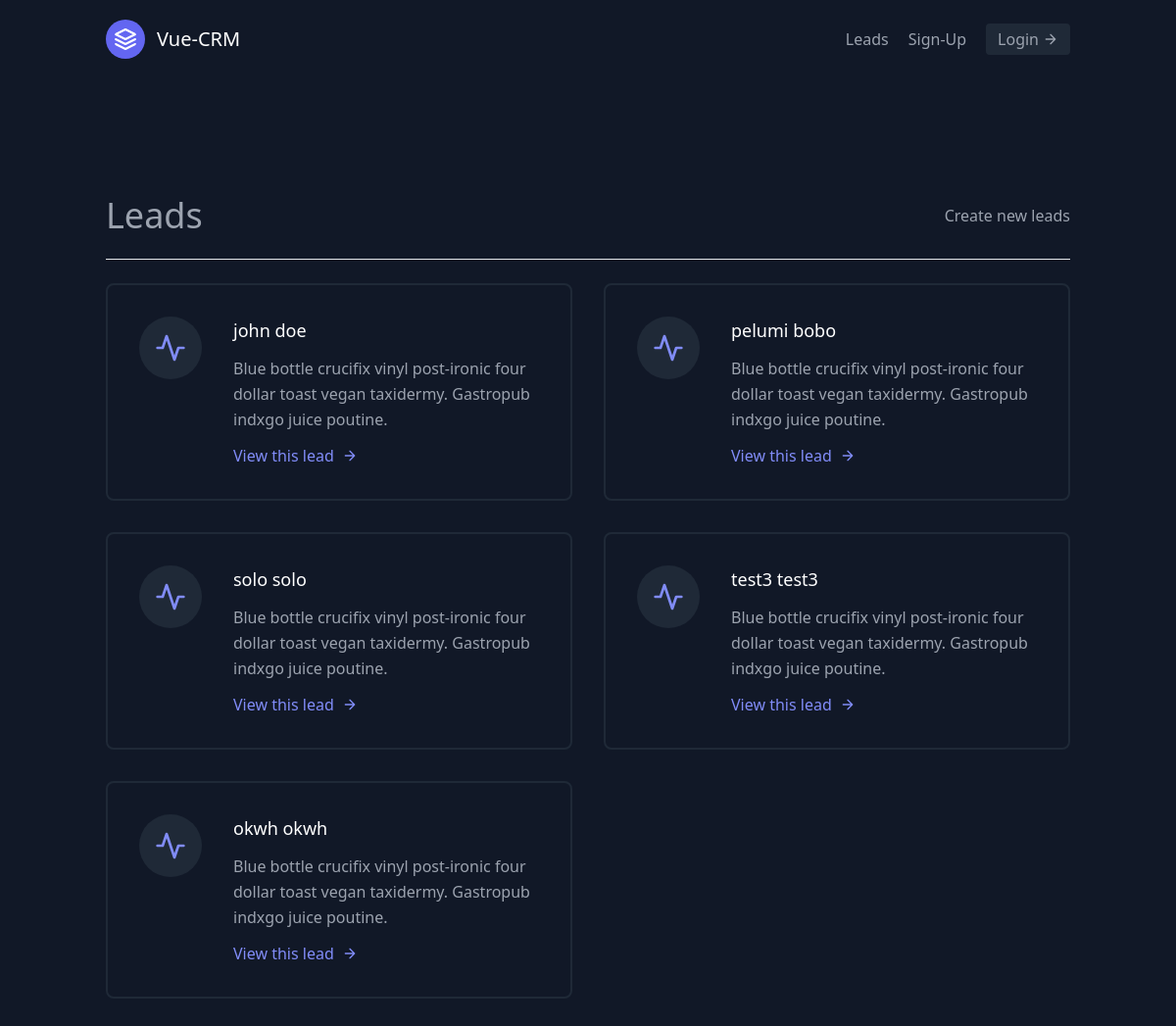
Page /leads/ on the earlier database version.
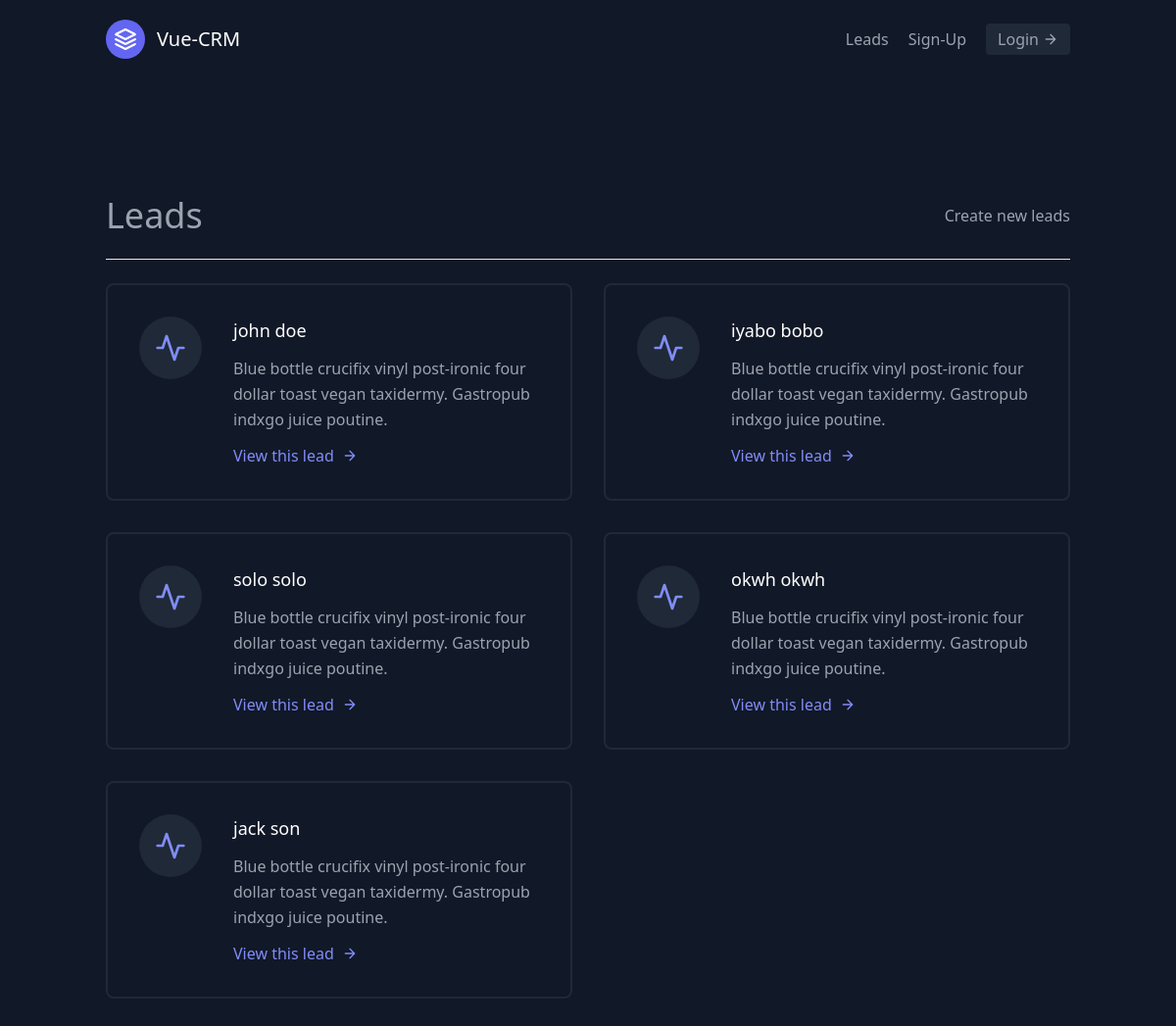
Same page on the later database version.
### leads/models.py (models this page shows, shortened)
class Lead(models.Model):
    first_name = models.CharField(max_length=20)
    last_name = models.CharField(max_length=20)
    age = models.IntegerField(default=0)
    location = models.CharField(max_length=800, blank=True)
    phone_number = models.IntegerField( default='+234')
    agent = models.ForeignKey(Agent, on_delete=models.CASCADE)

### leads/views.py (the view)
# urls.py: path('', views.lead_list, name='lead_list'),
def lead_list(request):
    leads = Lead.objects.all()
    context = {
        'leads':leads
    }
    return render(request, 'leads/lead_list.html', context)

### leads/templates/leads/lead_list.html
{% extends 'base.html' %}
{% block content %}
<section class="text-gray-400 bg-gray-900 body-font">
  <div class="container px-5 py-24 mx-auto flex flex-wrap">
        <div class=" w-full mb-6 py-6  flex justify-between items-center border-b border-gray-200" >
                <div>
                    <h1 class="text-4xl text-white-800">
                        Leads
                    </h1>
                </div>
                <div>
                    <a class="text-white-500 hover:text-blue-500" href="{% url 'leads:lead_create' %}">Create new leads</a>
                </div>
        </div>
            <br>
    <div class="flex flex-wrap -m-4">
    {% for lead in leads %}
      <div class="p-4 lg:w-1/2 md:w-full">
        <div class="flex border-2 rounded-lg border-gray-800 p-8 sm:flex-row flex-col">
          <div class="w-16 h-16 sm:mr-8 sm:mb-0 mb-4 inline-flex items-center justify-center rounded-full bg-gray-800 text-indigo-400 flex-shrink-0">
            <svg fill="none" stroke="currentColor" stroke-linecap="round" stroke-linejoin="round" stroke-width="2" class="w-8 h-8" viewBox="0 0 24 24">
              <path d="M22 12h-4l-3 9L9 3l-3 9H2"></path>
            </svg>
          </div>
          <div class="flex-grow">
            <h2 class="text-white text-lg title-font font-medium mb-3">{{lead.first_name}} {{lead.last_name}}</h2>
            <p class="leading-relaxed text-base">Blue bottle crucifix vinyl post-ironic four dollar toast vegan taxidermy. Gastropub indxgo juice poutine.</p>
            <a href="{% url 'leads:lead_detail' lead.pk %}" class="mt-3 text-indigo-400 inline-flex items-center">View this lead
              <svg fill="none" stroke="currentColor" stroke-linecap="round" stroke-linejoin="round" stroke-width="2" class="w-4 h-4 ml-2" viewBox="0 0 24 24">
                <path d="M5 12h14M12 5l7 7-7 7"></path>
              </svg>
            </a>
          </div>
        </div>
      </div>
    {% endfor %}
    </div>
  </div>
</section>
{% endblock content %}

Differences in the rows shown:
removed Lead: first_name "test3", last_name "test3"
changed Lead "bobo": first_name "pelumi" → "iyabo"
added Lead: first_name "jack", last_name "son"
